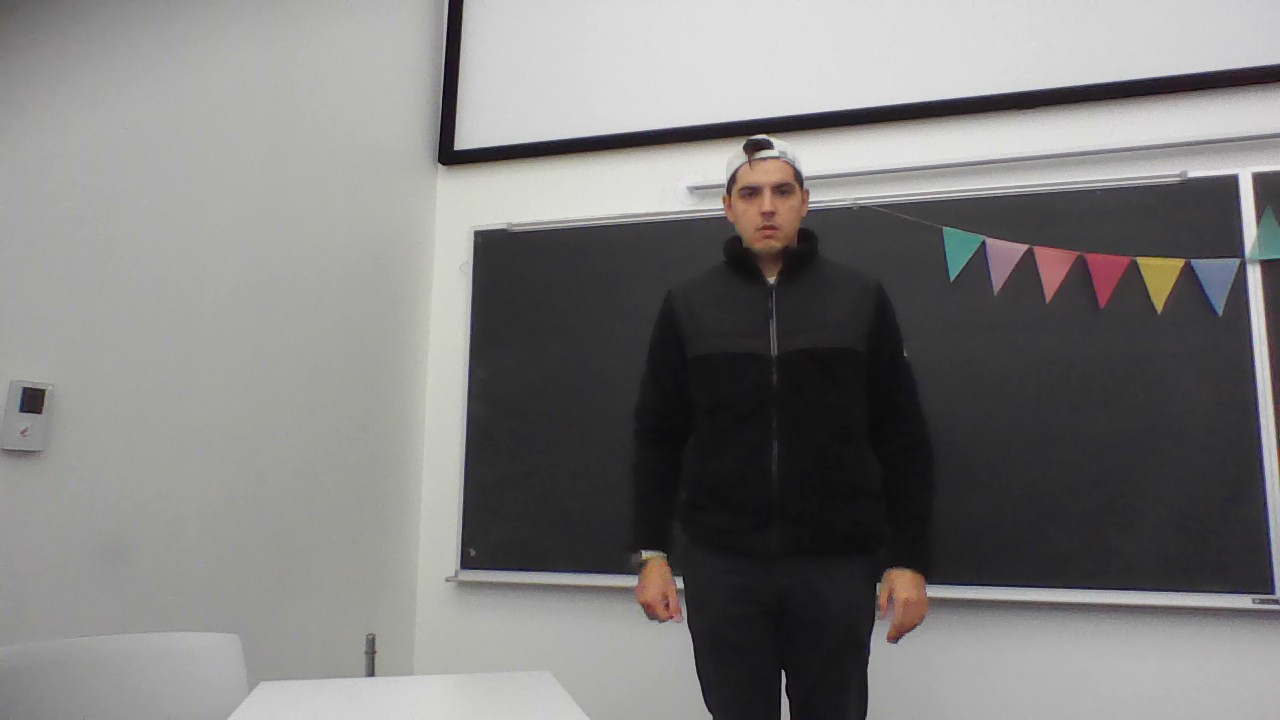
#> input picture Final PoC/image1.jpg, 1280 x 720 px; the run also reads 1 picture not shown here
$ python Image_compare.py
#> lines starting #> are read from the running program, lines starting #| are printed output that depends on the picture
import cv2
import numpy as np
import matplotlib.pyplot as plt

img1 = cv2.imread('image1.jpg')
#> img1 is the input picture: shape (720, 1280, 3); mean B, G, R 124.8, 125.8, 126.7
img1 = cv2.cvtColor(img1, cv2.COLOR_BGR2GRAY)
#> img1: shape (720, 1280)
h, w = img1.shape
#> h = 720; w = 1280
img2 = cv2.imread('image2.jpg')
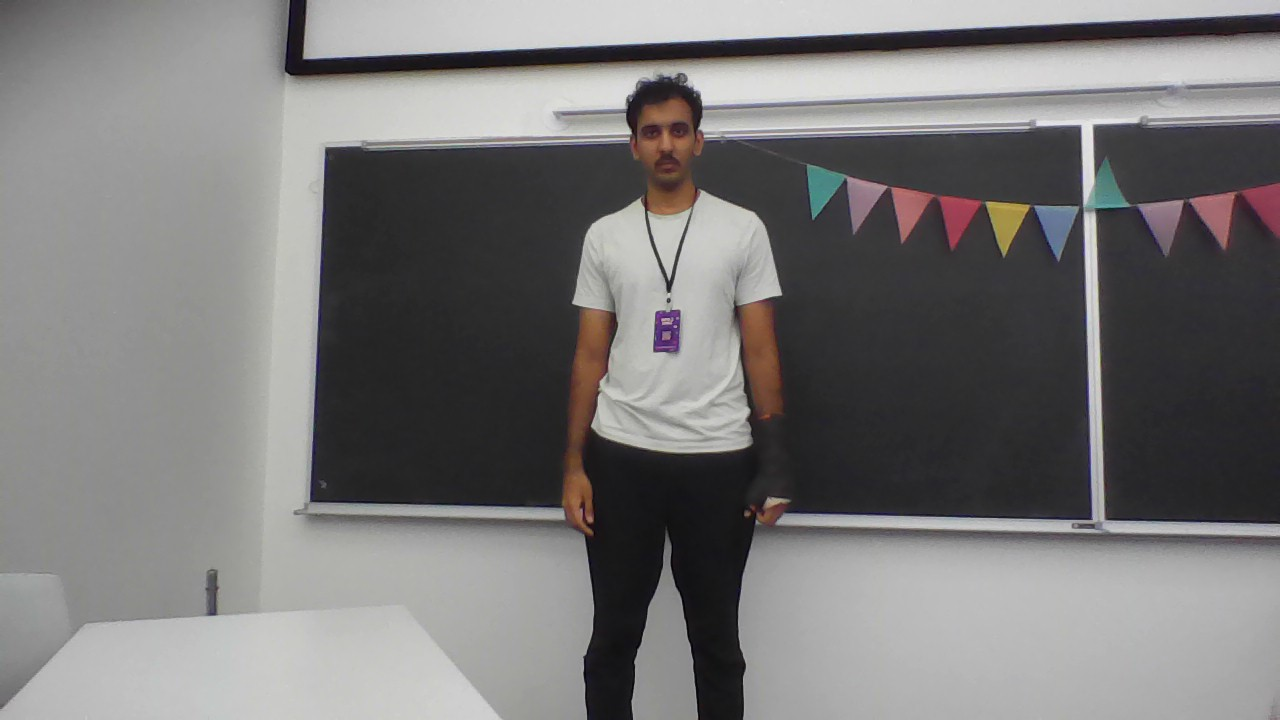
#> input picture Final PoC/image2.jpg, 1280 x 720 px
#> img2 is the input picture: shape (720, 1280, 3); mean B, G, R 120.1, 120.3, 121.6
img2 = cv2.cvtColor(img2, cv2.COLOR_BGR2GRAY)
#> img2: shape (720, 1280)
img3 = cv2.imread('image3.jpg')
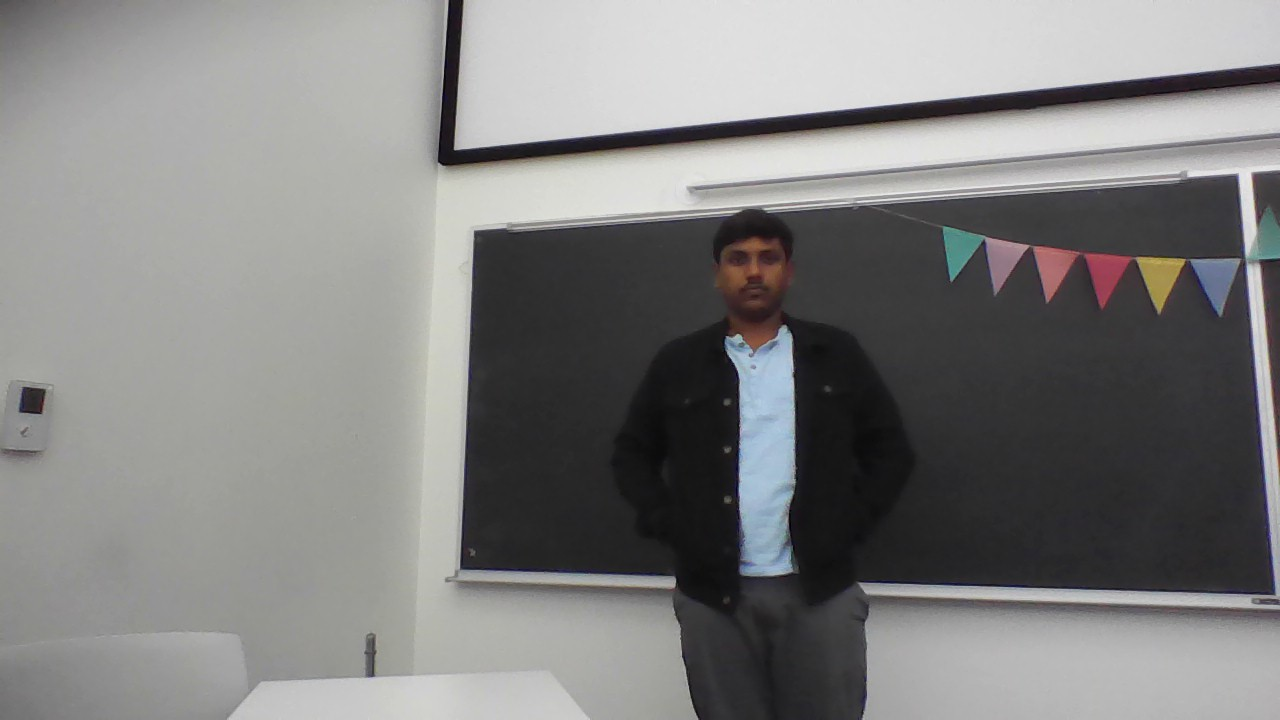
#> input picture Final PoC/image3.jpg, 1280 x 720 px
#> img3 is the input picture: shape (720, 1280, 3); mean B, G, R 128.4, 129, 129.3
img3 = cv2.cvtColor(img3, cv2.COLOR_BGR2GRAY)
#> img3: shape (720, 1280)
img4 = cv2.imread('image4.jpg')
img4 = cv2.cvtColor(img4, cv2.COLOR_BGR2GRAY)
imageo = cv2.imread('image4.jpg')
imageo = cv2.cvtColor(imageo,  cv2.COLOR_BGR2RGB)

chest = "NA"
waist = "NA"
hip = "NA"
height = "NA"
size = "NA"

def error(img1, img2):
   diff = cv2.subtract(img1, img2)
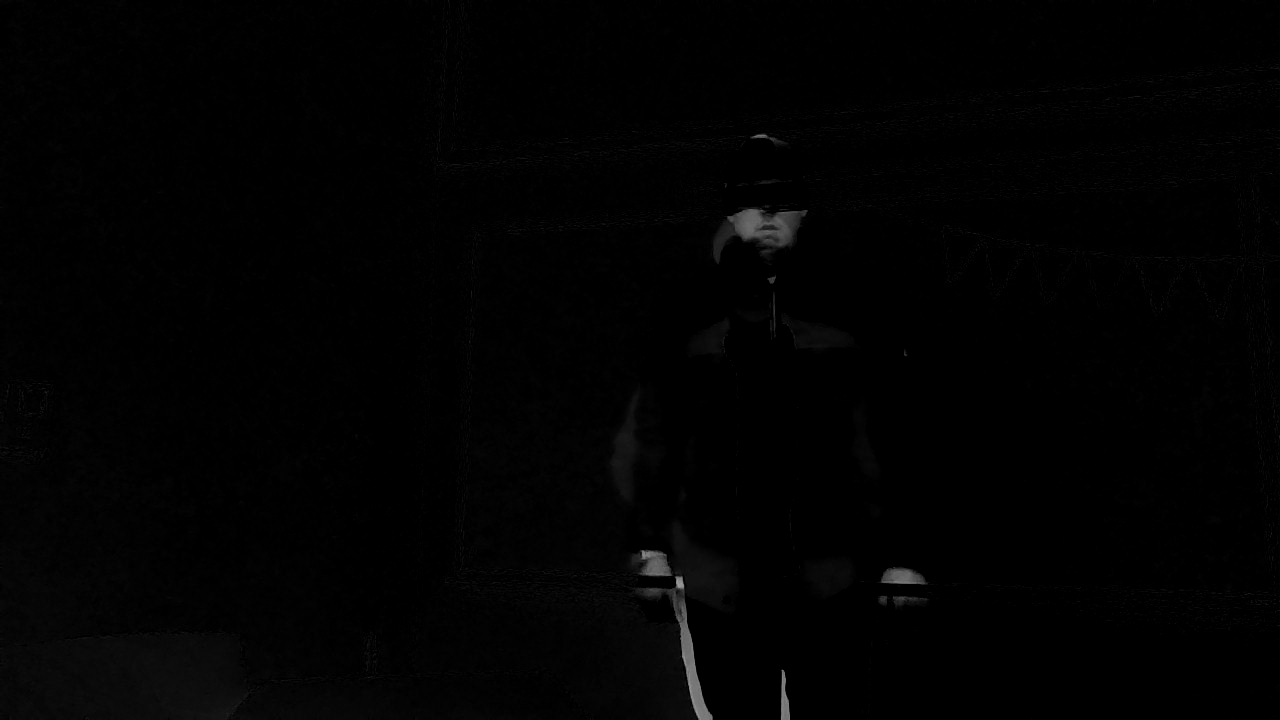
#> diff: shape (720, 1280); min 0, max 157, mean 1.8
   err = np.sum(diff**2)
#> err = 7176251
   mse = err/(float(h*w))
#> mse = 7.79
   msre = np.sqrt(mse)
#> msre = 2.79
   return mse, diff

match_error14, diff14 = error(img1, img4)
#> match_error14 = 7.79
match_error24, diff24 = error(img2, img4)
#> in error (call 2), `diff = cv2.subtract(img1, img2)`:
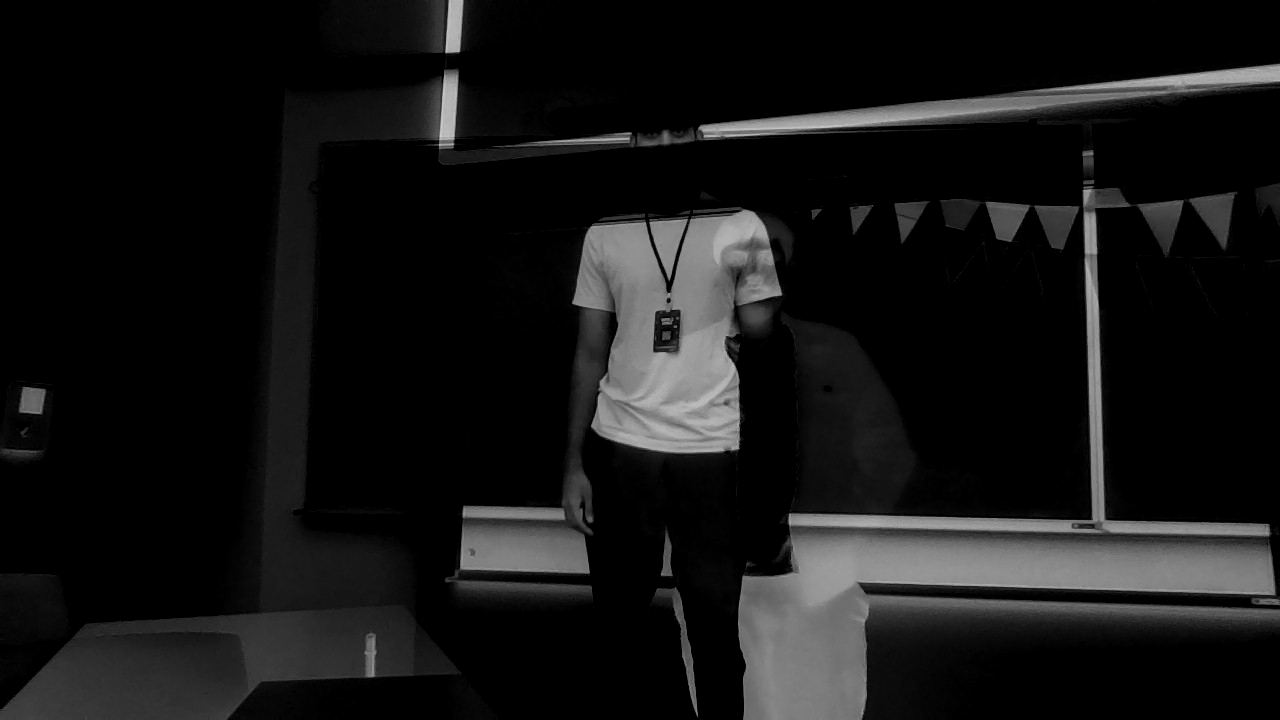
#> diff: shape (720, 1280); min 0, max 207, mean 20.9
#> in error (call 2), `err = np.sum(diff**2)`: err = 30257024
#> in error (call 2), `mse = err/(float(h*w))`: mse = 32.83
#> in error (call 2), `msre = np.sqrt(mse)`: msre = 5.73
#> match_error24 = 32.83
match_error34, diff34 = error(img3, img4)
#> in error (call 3), `diff = cv2.subtract(img1, img2)`: diff: shape (720, 1280); every value is 0
#> match_error34 = 0

if match_error14 == 0:
   print("Image Calibrated:",100 - match_error14,("%"))
   chest = "44.0 IN"
   waist = "38.2 IN"
   hip = "42.2 IN"
   height = "6 FT 0 IN"
   size = "L"
   plt.subplot(111), plt.imshow(img4),plt.title("IMAGE"),plt.axis('off')

elif match_error24 == 0:
   print("Image Calibrated:",100 - match_error24,("%"))
   chest = "41.2 IN"
   waist = "36.5 IN"
   hip = "41.0 IN"
   height = "6 FT 3 IN"
   size = "L -Tall"
elif match_error34 == 0:
   print("Image Calibrated:",100 - match_error34,("%"))
#| Image Calibrated: 100.0 %
   chest = "44.0 IN"
   waist = "37.5 IN"
   hip = "42.5 IN"
   height = "5 FT 10 IN"
   size = "XL"

else:
   print("Sorry for the inconvenience")

plt.subplot(111), plt.imshow(imageo),plt.title("IMAGE"),plt.axis('off')
txt=("Your Recomended Size:",size)
plt.figtext(0.5, 0.11, txt, wrap=True, horizontalalignment='center', fontsize=16)
plt.show()

"""plt.subplot(221), plt.imshow(diff12,'gray'),plt.title("image1 - Image2"),plt.axis('off')
plt.subplot(222), plt.imshow(diff13,'gray'),plt.title("image1 - Image3"),plt.axis('off')
plt.subplot(223), plt.imshow(diff23,'gray'),plt.title("image2 - Image3"),plt.axis('off')
plt.show()"""
